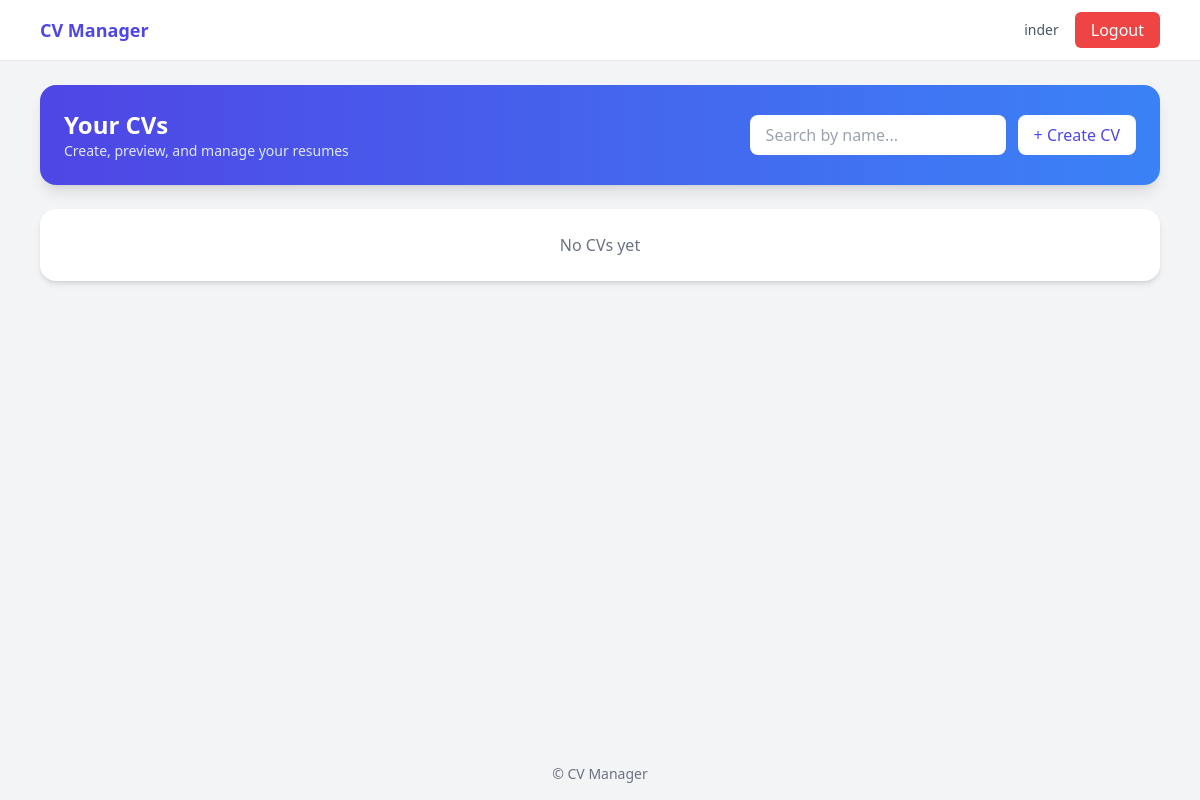
The app's page / (signed in), older data.
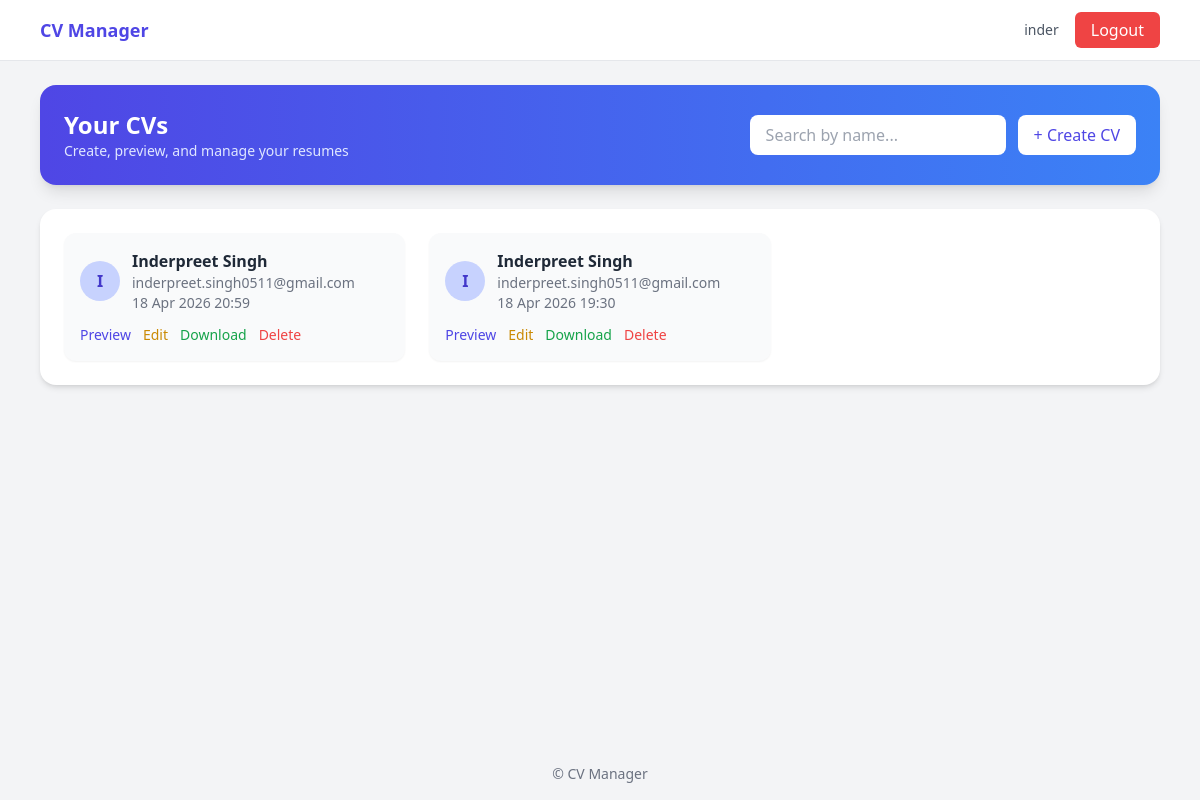
The same page, newer data.
### myapp/models.py (models this page shows)
class Profile(models.Model):
    user=models.ForeignKey(User,on_delete=models.CASCADE)
    name=models.CharField(max_length=100)
    email=models.CharField(max_length=100)
    phone=models.CharField(max_length=100)
    degree=models.CharField(max_length=50)
    school=models.CharField(max_length=50)
    university=models.CharField(max_length=50)
    summary=models.TextField()
    previous_work=models.TextField()
    skills=models.TextField()
    created_at=models.DateTimeField(auto_now_add=True)

### myapp/views.py (the view)
# urls.py: path('',ProfileDashboardView.as_view(),name='home'),
class ProfileDashboardView(ListView):
    model=Profile
    template_name='myapp/dashboard.html'
    context_object_name='object_list'
    def get_queryset(self):
        if self.request.user.is_authenticated:
            qs = Profile.objects.filter(user=self.request.user).order_by('-created_at')
        else:
            return Profile.objects.none()
        query = self.request.GET.get('q')
        if query:
            qs = qs.filter(name__icontains=query)
        return qs

### myapp/templates/myapp/dashboard.html (shortened to what this page needs)
{% extends 'myapp/base.html' %}
{% block content %}
<div class="bg-gradient-to-r from-indigo-600 to-blue-500 rounded-2xl p-6 text-white shadow-lg mb-6">
    <div class="flex flex-col md:flex-row md:items-center md:justify-between gap-4">
        <div>
            <h1 class="text-2xl font-semibold">Your CVs</h1>
            <p class="text-sm text-indigo-100">
                Create, preview, and manage your resumes
            </p>
        </div>
        <div class="flex gap-3 w-full md:w-auto">
            <form method="GET" class="flex-1 md:flex-none">
                <input type="text" name="q" placeholder="Search by name..."
                    value="{{ request.GET.q }}"
                    class="w-full md:w-64 px-4 py-2 rounded-lg text-gray-700 focus:outline-none">
            </form>
            <a href="{% url 'create_profile' %}"
               class="bg-white text-indigo-600 px-4 py-2 rounded-lg font-medium hover:bg-gray-100">
                + Create CV
            </a>
        </div>
    </div>
</div>
<div class="bg-white rounded-2xl p-6 shadow-md">
    {% if object_list %}
        <div class="grid sm:grid-cols-2 lg:grid-cols-3 gap-6">
            {% for profile in object_list %}
            <div class="bg-gray-50 rounded-xl p-4 shadow-sm hover:shadow-md transition">
                <div class="flex items-center gap-3 mb-3">
                    <div class="w-10 h-10 flex items-center justify-center rounded-full bg-indigo-200 text-indigo-700 font-semibold">
                        {{ profile.name|slice:":1" }}
                    </div>
                    <div>
                        <h2 class="font-semibold text-gray-800">{{ profile.name }}</h2>
                        <p class="text-sm text-gray-500">{{ profile.email }}</p>
                        <p class="text-sm text-gray-500">{{profile.created_at|date:"d M Y H:i"}}</p>
                    </div>
                </div>
                <div class="flex flex-wrap gap-3 text-sm mt-3">
                    <a href="{% url 'resume' profile.id %}" class="text-indigo-600 hover:underline">
                        Preview
                    </a>
                    <a href="{% url 'edit_profile' profile.id %}" class="text-yellow-600 hover:underline">
                        Edit
                    </a>
                    <a href="{% url 'download_resume' profile.id %}" class="text-green-600 hover:underline">
                        Download
                    </a>
                    <a href="{% url 'delete_profile' profile.id %}" class="text-red-500 hover:underline">
                        Delete
                    </a>
                </div>
            </div>
            {% endfor %}
        </div>
    {% else %}
        <p class="text-gray-500 text-center">No CVs yet</p>
    {% endif %}
</div>
{% endblock %}

Row changes from the older to the newer data that the page shows:
added Profile: name "I", name "Inderpreet Singh", email "inderpreet.singh0511@gmail.com", created_at "18 Apr 2026 20:59"
added Profile: name "I", name "Inderpreet Singh", email "inderpreet.singh0511@gmail.com", created_at "18 Apr 2026 19:30"
Text that changed along with them:
text no longer shown: "No CVs yet"
